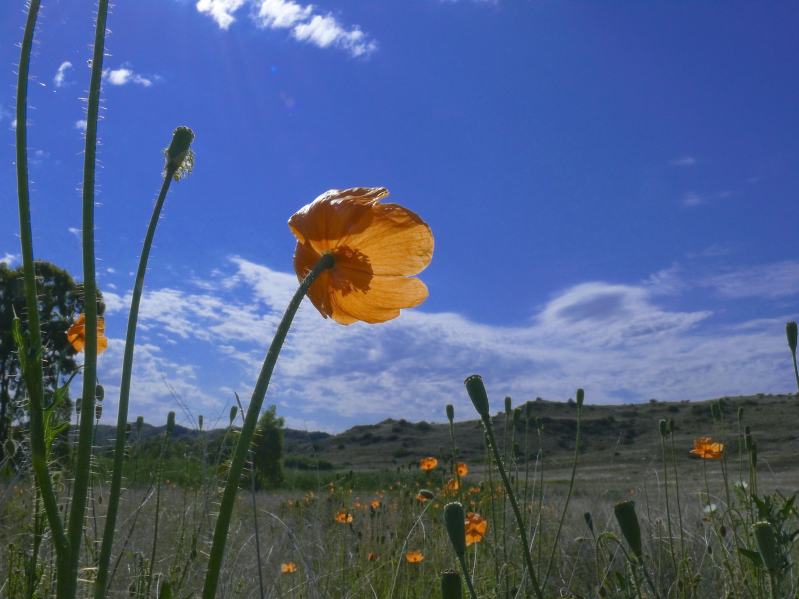
#> input picture image.jpg, 1598 x 1198 px (shown at 1/2 size)
$ python main.py   (older library calls are emulated)
#> lines starting #> are read from the running program, lines starting #| are printed output that depends on the picture


######################################
# Image Filter Project Starter Code  #
#                                    #
#           Project STEM             #
#                                    #
#              9/20/19               #
#                                    #
######################################

# Importing PIL.Image library and os library
from PIL import Image #from PIL import Image
import os

# Deletes old created images if they exist
images = ["combinedFilters.jpg","filter1.jpg","filter2.jpg","filter3.jpg","grey.jpg"]
for i in images:
  if os.path.exists(i):
    os.remove(i)

# Adds two blank lines before any output
print("\n\n")

# Opens image - upload a Local File into repl.it
img = Image.open('image.jpg')
#> img is the input picture: PIL image 1598x1198 RGB; mean R, G, B 78.3, 96, 134.9

# Rescale image size down, if original is too large
width = img.width
#> width = 1598
height = img.height
#> height = 1198

# Define a maximum size threshold
max_size = 1000

# Calculate scale factors
scale_width = width / max_size
#> scale_width = 1.6
scale_height = height / max_size
#> scale_height = 1.2

# Determine the scale to use
scale = max(scale_width, scale_height)
#> scale = 1.6

# Resize the image only if the scale is greater than 1
if scale > 1:
    new_width = int(width / scale)
#> new_width = 1000
    new_height = int(height / scale)
#> new_height = 749
    img = img.resize((new_width, new_height), Image.ANTIALIAS)  # Use ANTIALIAS for better quality
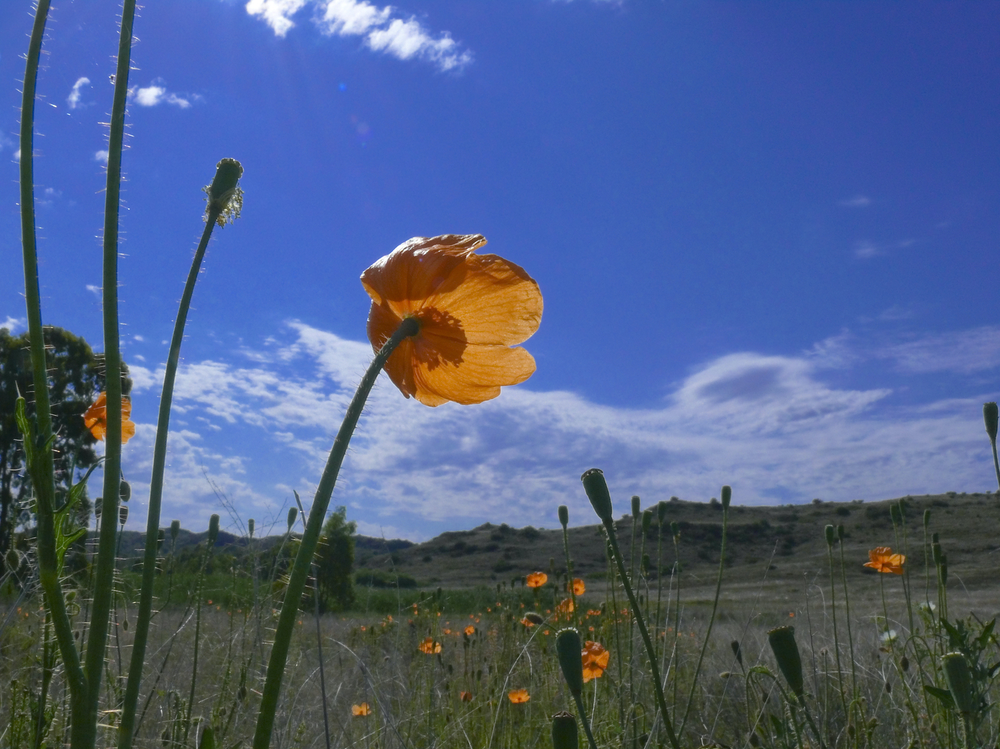
#> img: PIL image 1000x749 RGB; mean R, G, B 78.3, 96, 134.9

########################
#    Example Filter    #
########################
def grey():
  # Creates an ImageCore Object from original image
  pixels = img.getdata()
  # Creates empty array to hold new pixel values
  new_pixels = []
  # For every pixel from our original image, it saves
  # a copy of that pixel to our new_pixels array
  for p in pixels:
    new_pixels.append(p)
#> this loop made 749000 passes
#> p on passes 1 to 3: (63, 104, 192), (65, 102, 189), (66, 100, 189)
#> after the loop, new_pixels = 749000 items
  # Starts at the first pixel in the image
  location = 0
  # Continues until it has looped through all pixels
  while location < len(new_pixels):
    # Gets the current color of the pixel at location
    p = new_pixels[location]
    # Splits color into red, green and blue components
    r = p[0]
    g = p[1]
    b = p[2]
    # Perform pixel manipulation and stores results
    # to a new red, green and blue components
    newr = (r + g + b) // 3
    newg = (r + g + b) // 3
    newb = (r + g + b) // 3
    # Assign new red, green and blue components to pixel
    # at that specific location
    new_pixels[location] = (newr, newg, newb)
    # Changes the location to the next pixel in array
    location = location + 1
#> this loop made 749000 passes
#> (r, g, b, newr, newg, newb) on passes 1 to 3: (63, 104, 192, 119, 119, 119), (65, 102, 189, 118, 118, 118), (66, 100, 189, 118, 118, 118)
#> after the loop, location = 749000
  # Creates a new image, the same size as the original
  # using RGB value format
  newImage = Image.new("RGB", img.size)
#> newImage: PIL image 1000x749 RGB; every value is 0
  # Assigns the new pixel values to newImage
  newImage.putdata(new_pixels)
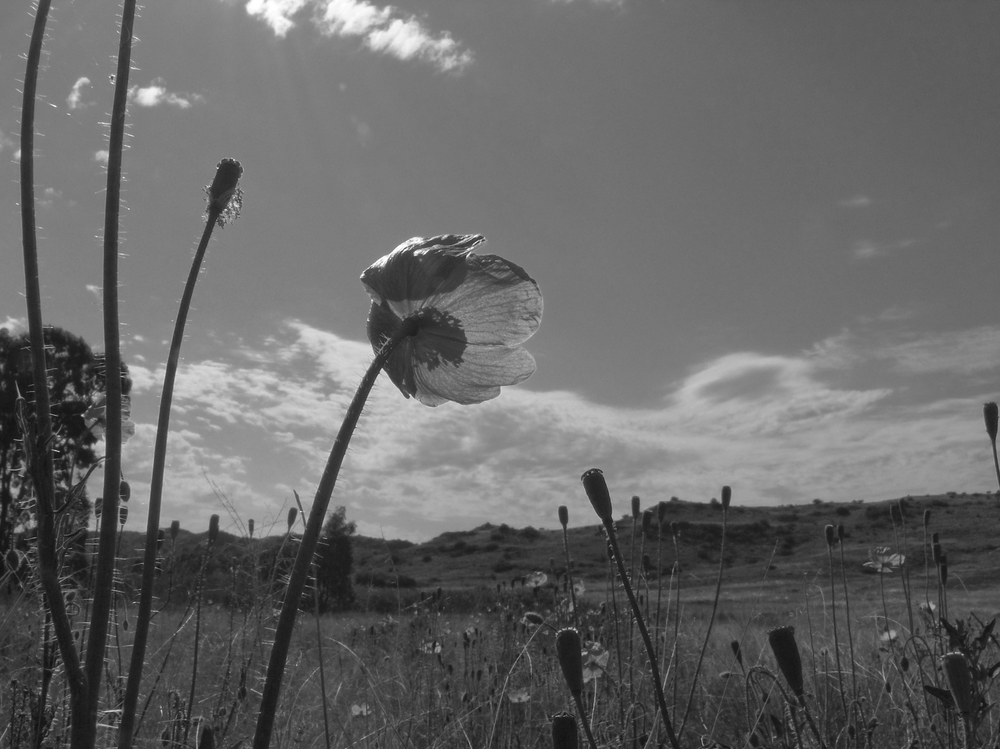
#> newImage: PIL image 1000x749 RGB; min 13, max 255, mean 102.7
  # Sends the newImage back to the main portion of program
  return newImage


#####################
#    Your Filter    #
#####################

def filter1():
  # Creates an ImageCore Object from original image
  pixels = img.getdata()
  # Creates empty array to hold new pixel values
  new_pixels = []
  # For every pixel from our original image, it saves
  # a copy of that pixel to our new_pixels array
  for p in pixels:
    new_pixels.append(p)
#> after the loop, new_pixels = 749000 items
  # Starts at the first pixel in the image
  location = 0
  # Continues until it has looped through all pixels
  while location < len(new_pixels):
    # Gets the current color of the pixel at location
    p = new_pixels[location]
    # Splits color into red, green and blue components
    r = p[0]
    g = p[1]
    b = p[2]
    # Perform pixel manipulation and stores results
    # to a new red, green and blue components
    newr = (r + g + b) // 3
    newg = (r + g + b) // 200
    newb = (r + g + b) // 3
    # Assign new red, green and blue components to pixel
    # at that specific location
    new_pixels[location] = (newr, newg, newb)
    # Changes the location to the next pixel in array
    location = location + 1
#> this loop made 749000 passes
#> (r, g, b, newr, newb) on passes 1 to 3: (63, 104, 192, 119, 119), (65, 102, 189, 118, 118), (66, 100, 189, 118, 118)
  # Creates a new image, the same size as the original
  # using RGB value format
  newImage = Image.new("RGB", img.size)
  # Assigns the new pixel values to newImage
  newImage.putdata(new_pixels)
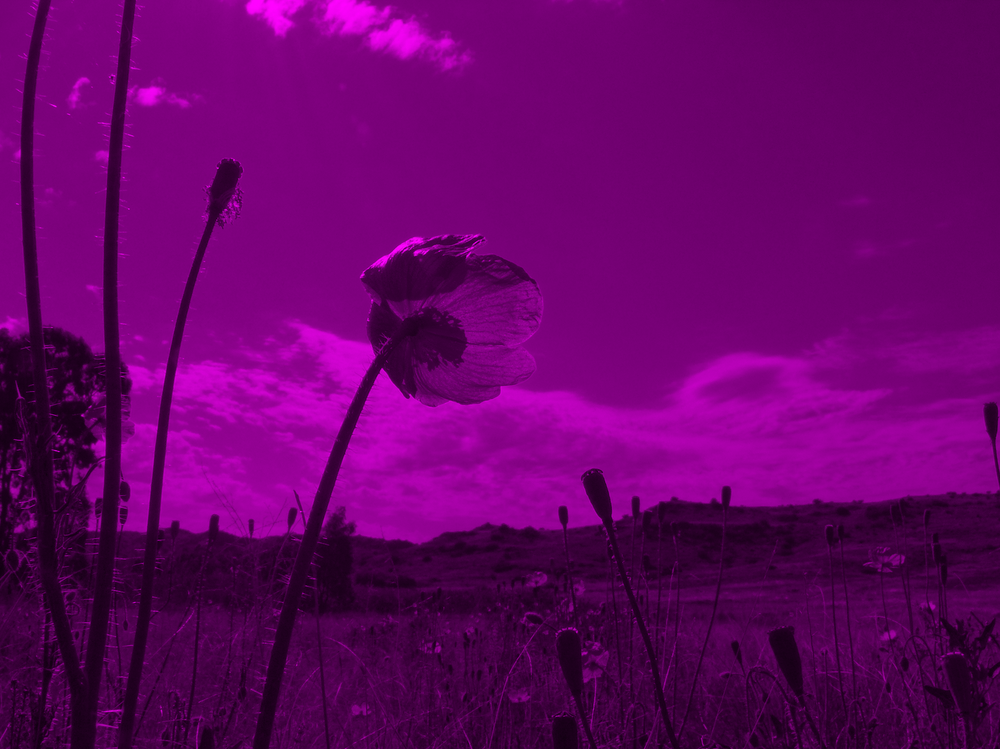
#> newImage: PIL image 1000x749 RGB; mean R, G, B 102.7, 0.9, 102.7
  # Sends the newImage back to the main portion of program
  return newImage


#####################################
#    Your Filters with User Input   #
#####################################

def filter2():
  # Creates an ImageCore Object from original image
  pixels = img.getdata()
  # Creates empty array to hold new pixel values
  new_pixels = []
  # For every pixel from our original image, it saves
  # a copy of that pixel to our new_pixels array
  for p in pixels:
    new_pixels.append(p)
  # Starts at the first pixel in the image
  location = 0
  # Continues until it has looped through all pixels
  Rr = int(input("What will you like to set red as from 1 to 10? "))
#> the answer given: 1
  Bb = int(input("What will you like to set blue as from 1 to 10? "))
#> the answer given: 1
  Gg = int(input("What will you like to set green as from 1 to 10? "))
#> the answer given: 1
  while location < len(new_pixels):
    # Gets the current color of the pixel at location
    p = new_pixels[location]
    # Splits color into red, green and blue components
    r = p[0]
    g = p[1]
    b = p[2]
    # Perform pixel manipulation and stores results
    # to a new red, green and blue components
    newr = (r + g + b) // Rr
    newg = (r + g + b) // Gg
    newb = (r + g + b) // Bb
    # Assign new red, green and blue components to pixel
    # at that specific location
    new_pixels[location] = (newr, newg, newb)
    # Changes the location to the next pixel in array
    location = location + 1
  # Creates a new image, the same size as the original
  # using RGB value format
  newImage = Image.new("RGB", img.size)
  # Assigns the new pixel values to newImage
  newImage.putdata(new_pixels)
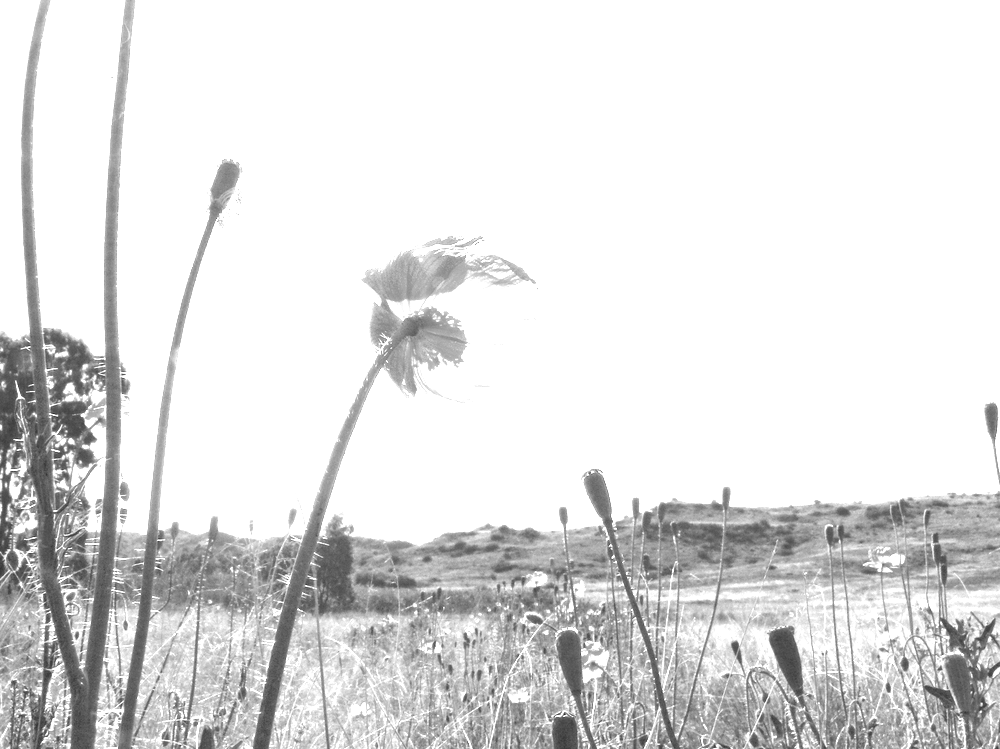
#> newImage: PIL image 1000x749 RGB; min 39, max 255, mean 224.9
  # Sends the newImage back to the main portion of program
  return newImage


def filter3():
    print("Code for filter3")
    newImage = img
    return newImage


# Creates the four filter images and saves them to our files
a = grey()
a.save("grey.jpg")
b = filter1()
b.save("filter1.jpg")
c = filter2()
c.save("filter2.jpg")
d = filter3()
d.save("filter3.jpg")

# Image filter names for use below
f1 = "filter1"
f2 = "filter2"
f3 = "filter3"

# Apply multiple filters through prompts with the user
#> (the run stopped early here; a loop or call above may not have finished)
